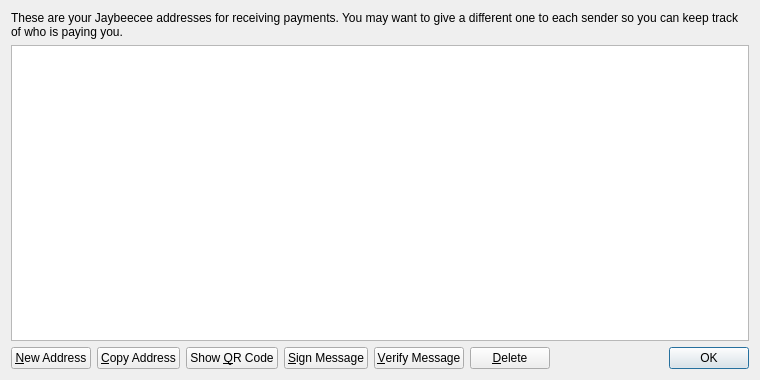
<?xml version="1.0" encoding="UTF-8"?>
<ui version="4.0">
 <class>AddressBookPage</class>
 <widget class="QWidget" name="AddressBookPage">
  <property name="geometry">
   <rect>
    <x>0</x>
    <y>0</y>
    <width>760</width>
    <height>380</height>
   </rect>
  </property>
  <property name="windowTitle">
   <string>Address Book</string>
  </property>
  <layout class="QVBoxLayout" name="verticalLayout">
   <item>
    <widget class="QLabel" name="labelExplanation">
     <property name="text">
      <string>These are your Jaybeecee addresses for receiving payments. You may want to give a different one to each sender so you can keep track of who is paying you.</string>
     </property>
     <property name="textFormat">
      <enum>Qt::PlainText</enum>
     </property>
     <property name="wordWrap">
      <bool>true</bool>
     </property>
    </widget>
   </item>
   <item>
    <widget class="QTableView" name="tableView">
     <property name="contextMenuPolicy">
      <enum>Qt::CustomContextMenu</enum>
     </property>
     <property name="toolTip">
      <string>Double-click to edit address or label</string>
     </property>
     <property name="tabKeyNavigation">
      <bool>false</bool>
     </property>
     <property name="alternatingRowColors">
      <bool>true</bool>
     </property>
     <property name="selectionMode">
      <enum>QAbstractItemView::SingleSelection</enum>
     </property>
     <property name="selectionBehavior">
      <enum>QAbstractItemView::SelectRows</enum>
     </property>
     <property name="sortingEnabled">
      <bool>true</bool>
     </property>
     <attribute name="verticalHeaderVisible">
      <bool>false</bool>
     </attribute>
    </widget>
   </item>
   <item>
    <layout class="QHBoxLayout" name="horizontalLayout">
     <item>
      <widget class="QPushButton" name="newAddressButton">
       <property name="toolTip">
        <string>Create a new address</string>
       </property>
       <property name="text">
        <string>&amp;New Address</string>
       </property>
       <property name="icon">
        <iconset resource="../bitcoin.qrc">
         <normaloff>:/icons/add</normaloff>:/icons/add</iconset>
       </property>
      </widget>
     </item>
     <item>
      <widget class="QPushButton" name="copyToClipboard">
       <property name="toolTip">
        <string>Copy the currently selected address to the system clipboard</string>
       </property>
       <property name="text">
        <string>&amp;Copy Address</string>
       </property>
       <property name="icon">
        <iconset resource="../bitcoin.qrc">
         <normaloff>:/icons/editcopy</normaloff>:/icons/editcopy</iconset>
       </property>
      </widget>
     </item>
     <item>
      <widget class="QPushButton" name="showQRCode">
       <property name="text">
        <string>Show &amp;QR Code</string>
       </property>
       <property name="icon">
        <iconset resource="../bitcoin.qrc">
         <normaloff>:/icons/qrcode</normaloff>:/icons/qrcode</iconset>
       </property>
      </widget>
     </item>
     <item>
      <widget class="QPushButton" name="signMessage">
       <property name="toolTip">
        <string>Sign a message to prove you own a Bitcoin address</string>
       </property>
       <property name="text">
        <string>&amp;Sign Message</string>
       </property>
       <property name="icon">
        <iconset resource="../bitcoin.qrc">
         <normaloff>:/icons/edit</normaloff>:/icons/edit</iconset>
       </property>
      </widget>
     </item>
     <item>
      <widget class="QPushButton" name="verifyMessage">
       <property name="toolTip">
        <string>Verify a message to ensure it was signed with a specified Bitcoin address</string>
       </property>
       <property name="text">
        <string>&amp;Verify Message</string>
       </property>
       <property name="icon">
        <iconset resource="../bitcoin.qrc">
         <normaloff>:/icons/transaction_0</normaloff>:/icons/transaction_0</iconset>
       </property>
      </widget>
     </item>
     <item>
      <widget class="QPushButton" name="deleteButton">
       <property name="toolTip">
        <string>Delete the currently selected address from the list. Only sending addresses can be deleted.</string>
       </property>
       <property name="text">
        <string>&amp;Delete</string>
       </property>
       <property name="icon">
        <iconset resource="../bitcoin.qrc">
         <normaloff>:/icons/remove</normaloff>:/icons/remove</iconset>
       </property>
      </widget>
     </item>
     <item>
      <spacer name="horizontalSpacer">
       <property name="orientation">
        <enum>Qt::Horizontal</enum>
       </property>
       <property name="sizeHint" stdset="0">
        <size>
         <width>40</width>
         <height>20</height>
        </size>
       </property>
      </spacer>
     </item>
     <item>
      <widget class="QDialogButtonBox" name="buttonBox">
       <property name="sizePolicy">
        <sizepolicy hsizetype="Maximum" vsizetype="Fixed">
         <horstretch>0</horstretch>
         <verstretch>0</verstretch>
        </sizepolicy>
       </property>
       <property name="standardButtons">
        <set>QDialogButtonBox::Ok</set>
       </property>
      </widget>
     </item>
    </layout>
   </item>
  </layout>
 </widget>
 <resources>
  <include location="../bitcoin.qrc"/>
 </resources>
 <connections/>
</ui>
